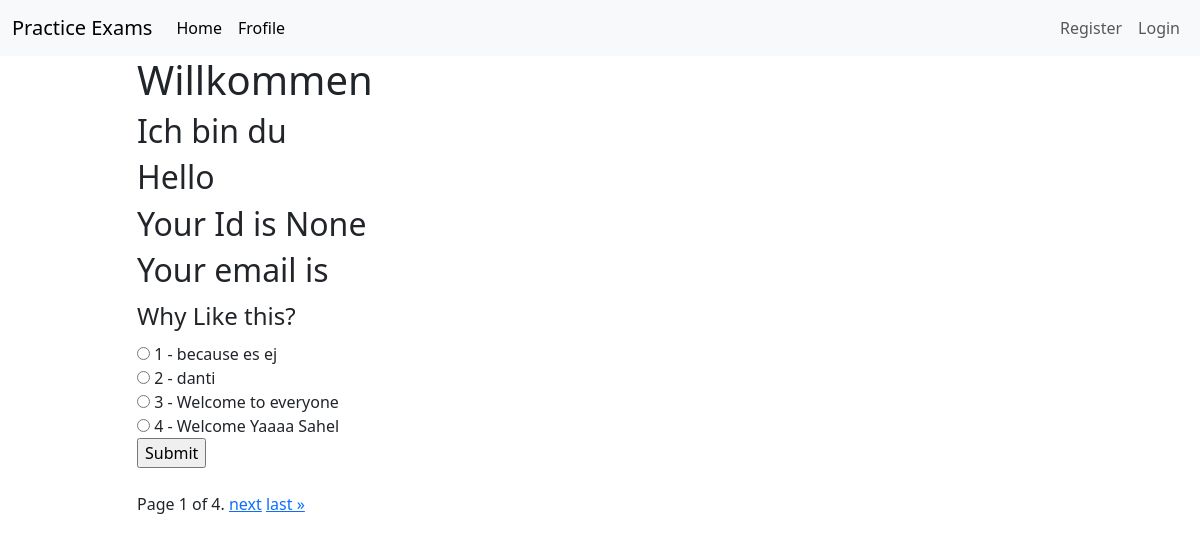
/profile, run on the app's committed database.
### exams/models.py (models this page shows, shortened)
class Question(models.Model):
    text = models.CharField(max_length=255)

class Choice(models.Model):
    question = models.ForeignKey(Question, on_delete=models.CASCADE)
    text = models.CharField(max_length=255)
    is_correct = models.BooleanField(default=False)

### exams/views.py (the view, shortened to what this page needs)
# urls.py: path("profile", views.profile, name="profile"),
def profile(request):
    questions = Question.objects.all()
    paginator = Paginator(questions, 1)
    page_number = request.GET.get("page")
    page_obj = paginator.get_page(page_number)
    return render(request, "exams/profile.html", {
        "message": "Ich bin du",
        "question": questions,
        "page_obj": page_obj
    })

### exams/templates/exams/profile.html (shortened to what this page needs)
{% extends 'exams/layout.html'%}
{%block body%}
<h1>
    Willkommen
</h1>
<h2>{{message}}</h2>
<h2>Hello {{user.username}}</h2>
<h2>Your Id is {{user.id}}</h2>
<h2>Your email is {{user.email}}</h2>
{% for question in page_obj %}
    <form action="{% url 'profile' %}" method="POST">
        <fieldset>
            <legend>{{ question.text }}</legend>
            {% for choice in question.choice_set.all %}
                <div>
                    <input type="radio" id="choice{{ forloop.counter }}" name="question_{{ question.id }}"
                           value="{{ choice.id }}"
                    >
                    <label for="choice{{ forloop.counter }}">{{ forloop.counter }} - {{ choice.text }}</label>
                </div>
            {% endfor %}
        </fieldset>
        <input type="submit" value="Submit">
    </form>
    <br>
{% endfor %}
<div class="pagination">
    <span class="step-links">
        <span class="current">
            Page {{ page_obj.number }} of {{ page_obj.paginator.num_pages }}.
        </span>
        {% if page_obj.has_next %}
        <a href="?page={{ page_obj.next_page_number }}">next</a>
        <a href="?page={{ page_obj.paginator.num_pages }}">last &raquo;</a>
        {% endif %}
    </span>
</div>
{%endblock%}

### data on the page
Question: text "Why Like this?"
Choice: text "because es ej"
Choice: text "danti"
Choice: text "Welcome to everyone"
Choice: text "Welcome Yaaaa Sahel"

### other printed values
{{ message }} "Ich bin du"
{{ user.id }} "None"
{{ page_obj.number }} "1"
{{ page_obj.paginator.num_pages }} "4"
